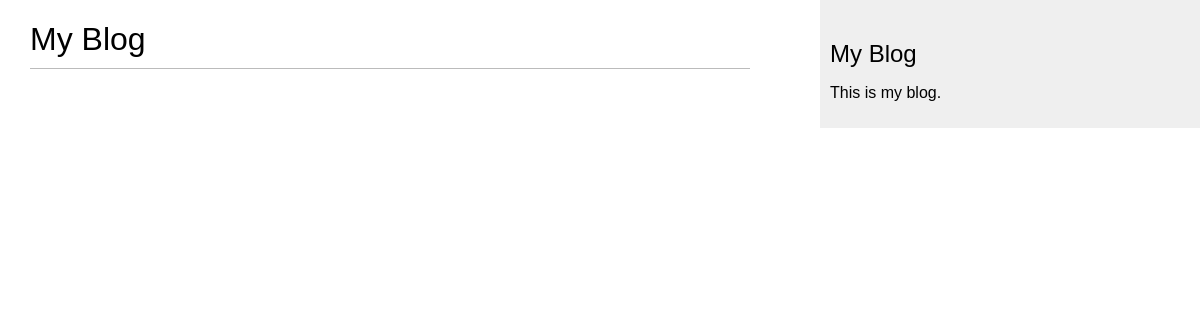
The page /blog/ on the database as committed earlier.
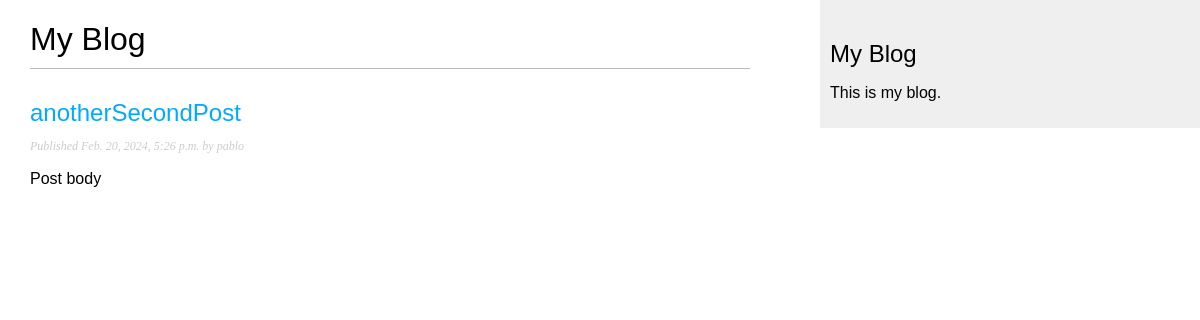
The same page on the database as committed later.
### blog/models.py (models this page shows, shortened)
class Post(models.Model):
    class Status(models.TextChoices):
        DRAFT = "DF", "DRAFT"
        PUBLISHED = "PB", "Published"
    title = models.CharField(max_length=250)
    slug = models.SlugField(max_length=250)
    author = models.ForeignKey(User,
                               on_delete=models.CASCADE,
                               related_name="blog_posts")
    body = models.TextField()
    publish = models.DateTimeField(default=timezone.now)
    created = models.DateTimeField(auto_now_add=True)
    updated = models.DateTimeField(auto_now_add=True)
    status = models.CharField(max_length=2,
                              choices=Status.choices,
                              default=Status.DRAFT)
    objects = models.Manager()
    published = PublishedManager()
    class Meta:
        ordering = ["-publish"]
        indexes = [models.Index(fields=["-publish"])]

### blog/views.py (the view)
# urls.py: path("", views.post_list, name="post_list"),
def post_list(request):
    posts = Post.published.all()
    return render(request, "blog/post/list.html", {"posts":posts})

### blog/models.py (called while the page is built)
    def get_queryset(self):
        return super().get_queryset().filter(status = Post.Status.PUBLISHED)

### blog/templates/blog/post/list.html (shortened to what this page needs)
{% extends "blog/base.html" %}
{% block content %}
<h1>My Blog</h1>
{% for post in posts %}
<h2>
    <a href="{% url 'blog:post_detail' post.id %}">
        {{ post.title }}
    </a>
</h2>
<p class="date">
    Published {{ post.publish }} by {{ post.author }}
</p>
  {{ post.body|truncatewords:30|linebreaks }}
{% endfor %}
{% endblock %}

### blog/templates/blog/base.html (shortened to what this page needs)
{% load static %}
<!DOCTYPE html>
<html>
<head>
    <link href="{% static 'css/blog.css' %}" rel="stylesheet" >
</head>
<body>
    <div id="content">
        {% block content %}
        {% endblock %}
    </div>
    <div id="sidebar">
        <h2>My Blog</h2>
        <p>This is my blog.</p>
    </div>
</body>
</html>

### blog/static/css/blog.css (style rules this page uses)
body { margin:0; padding:0; font-family:helvetica, sans-serif; }
a { color:#00abff; text-decoration:none; }
h1 { font-weight:normal; border-bottom:1px solid #bbb; padding:0 0 10px 0; }
h2 { font-weight:normal; margin:30px 0 0; }
#content { float:left; width:60%; padding:0 0 0 30px; }
#sidebar { float:right; width:30%; padding:10px; background:#efefef; height:100%; }
p.date { color:#ccc; font-family: georgia, serif; font-size: 12px; font-style: italic; }

Rows that differ between the two databases and show on the page:
added Post: title "anotherSecondPost", publish "Feb. 20, 2024, 5:26 p.m.", author "pablo", body "Post body"
